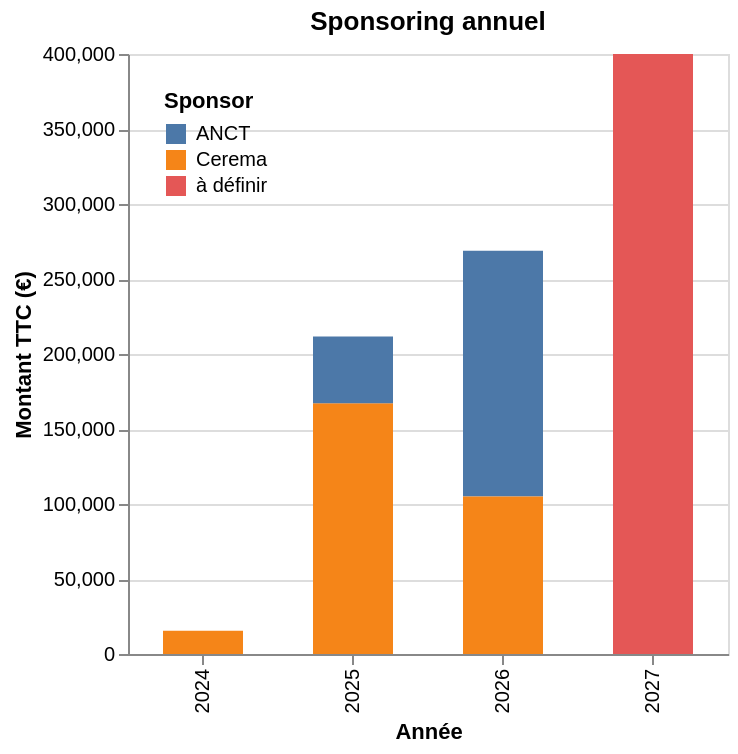

The cell this chart's notebook holds for it:
### Code cell
chart_sponsor = alt.Chart(df_sponsors).mark_bar(size=40).encode(
    x=alt.X('annee:O', title='Année'),
    y=alt.Y('montant_ttc:Q', title='Montant TTC (€)', scale=alt.Scale(domain=[0, 400000])),
    color=alt.Color('sponsor:N', title='Sponsor', legend=alt.Legend(orient='top-left')),
    tooltip=['annee:O', 'sponsor:N', 'montant_ttc:Q'],
).properties(
    title='Sponsoring annuel',
    width=300)
chart_sponsor

### Figure 1 — Vega-Lite specification as saved in the notebook (floating-point values rounded to 4 significant figures)
{"config": {"view": {"continuousWidth": 300, "continuousHeight": 300}}, "data": {"name": "data-44955cad892d9302193bd18a3d3f154a"}, "mark": {"type": "bar", "size": 40}, "encoding": {"color": {"field": "sponsor", "legend": {"orient": "top-left"}, "title": "Sponsor", "type": "nominal"}, "tooltip": [{"field": "annee", "type": "ordinal"}, {"field": "sponsor", "type": "nominal"}, {"field": "montant_ttc", "type": "quantitative"}], "x": {"field": "annee", "title": "Année", "type": "ordinal"}, "y": {"field": "montant_ttc", "scale": {"domain": [0, 400000]}, "title": "Montant TTC (€)", "type": "quantitative"}}, "title": "Sponsoring annuel", "width": 300, "$schema": "https://vega.github.io/schema/vega-lite/v6.4.1.json", "datasets": {"data-44955cad892d9302193bd18a3d3f154a": [{"annee": 2024, "montant_ttc": 15552, "sponsor": "Cerema"}, {"annee": 2025, "montant_ttc": 167184, "sponsor": "Cerema"}, {"annee": 2025, "montant_ttc": 44539, "sponsor": "ANCT"}, {"annee": 2026, "montant_ttc": 163814, "sponsor": "ANCT"}, {"annee": 2026, "montant_ttc": 105000, "sponsor": "Cerema"}, {"annee": 2027, "montant_ttc": 400000, "sponsor": "à définir"}]}}
